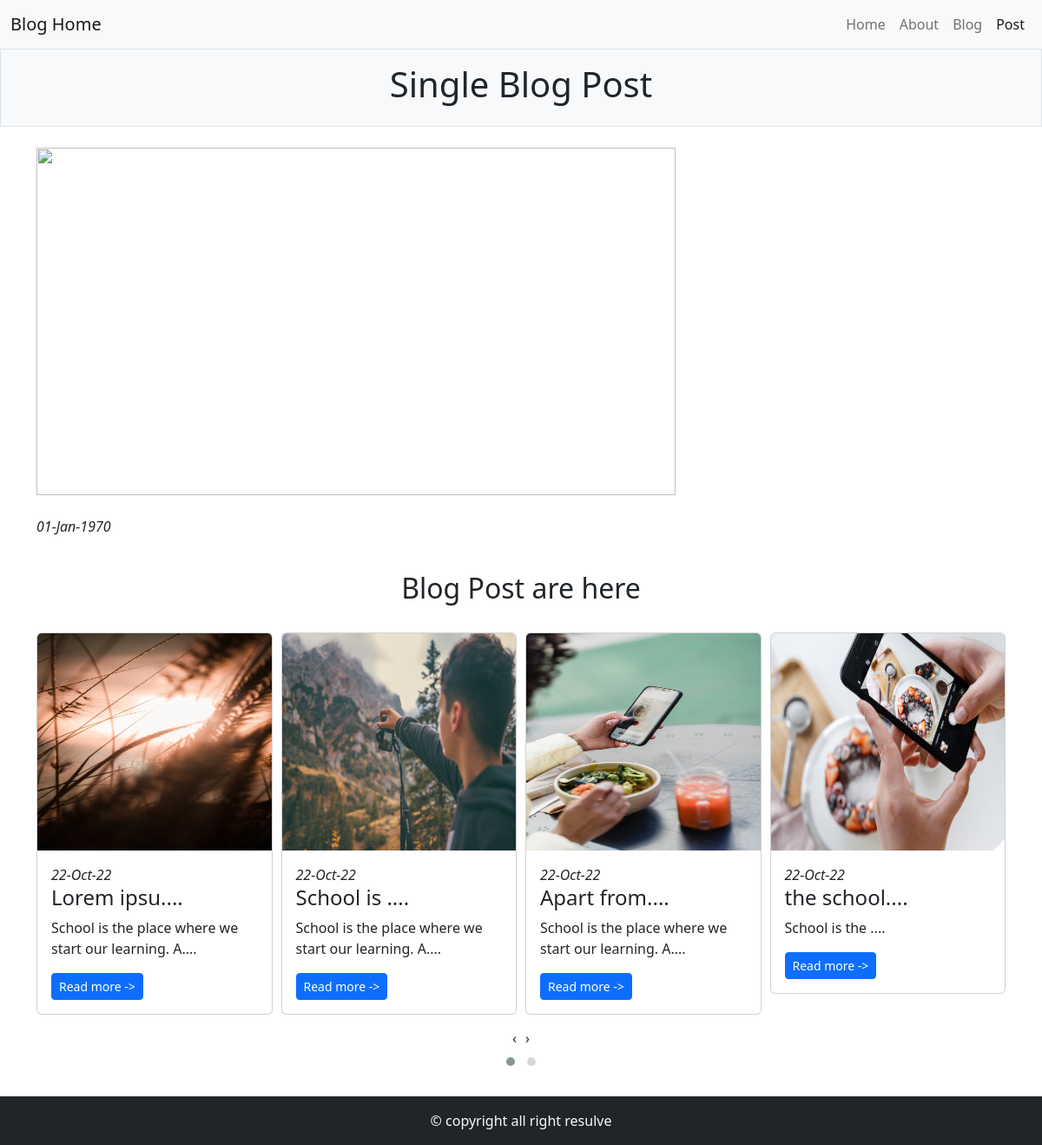
The app's page /post.php with its own data.
### tables this page shows
CREATE TABLE `blog` (
  `id` int(11) NOT NULL,
  `title` varchar(255) DEFAULT NULL,
  `description` longtext DEFAULT NULL,
  `photo` varchar(255) DEFAULT NULL,
  `datetime` timestamp NOT NULL DEFAULT current_timestamp() ON UPDATE current_timestamp()
);

### post.php (the view, shortened to what this page needs)
<?php
require 'inc/header.php';
$singlePost = base64_decode($_GET['singlepost']);
$result = mysqli_query($con,"SELECT * FROM `blog` WHERE `id`='$singlePost'");
$row = mysqli_fetch_array($result);
?>
<header class="border bg-light py-3">
    <h1 class="text-center">Single Blog Post</h1>
</header>
<br>
<div class="container">
    <div class="row">
        <div class="col-md-8">
            <div style="width: 100%; height: 400px;">
                <img src="assets/img/<?= $row['photo'] ?>" class="w-100 h-100 img-fluid" alt="">
            </div>
            <br>
            <div><i><?= date('d-M-Y',strtotime($row['datetime'])) ?></i></div>
        </div>
    </div>
</div>
<br>
<div class="container">
    <h2 class="text-center">Blog Post are here</h2>
    <br>
    <div class="row">
    <div class="owl-carousel owl-theme">
        <?php
        $result = mysqli_query($con,"SELECT * FROM `blog` ORDER BY `id` DESC");
        while($row1 = mysqli_fetch_array($result)){
            ?>
            <div class="item ">
                <div class="card">
                    <div style="height: 250px;">
                        <img src="assets/img/<?= $row1['photo'] ?>" class="card-img-top w-100 h-100" alt="" >
                    </div>
                <div class="card-body">
                    <div><i><?= date('d-M-y',strtotime($row1['datetime'])) ?></i></div>
                        <h4><?= substr($row1['title'],0,10) ?>....</h4>
                        <p>
                        <?= substr($row1['description'],0,50) ?>....
                        </p>
                    <a href="post.php?singlepost=<?= base64_encode($row1['id']) ?>" class="btn btn-primary btn-sm">Read more -></a>
                </div>
                </div>
            </div>
            <?php } ?>
    </div>
    </div>
</div>
<br>
<?php require 'inc/footer.php'  ?>

### records on screen
blog: photo (picture), datetime "22-Oct-22", title "Lorem ipsu", description "School is the place where we start our learning. A"
blog: photo (picture), datetime "22-Oct-22", title "School is", description "School is the place where we start our learning. A"
blog: photo (picture), datetime "22-Oct-22", title "Apart from", description "School is the place where we start our learning. A"
blog: photo (picture), datetime "22-Oct-22", title "the school", description "School is the"

### other values on screen
date('d-M-Y',strtotime($row['datetime'])) "01-Jan-1970"
